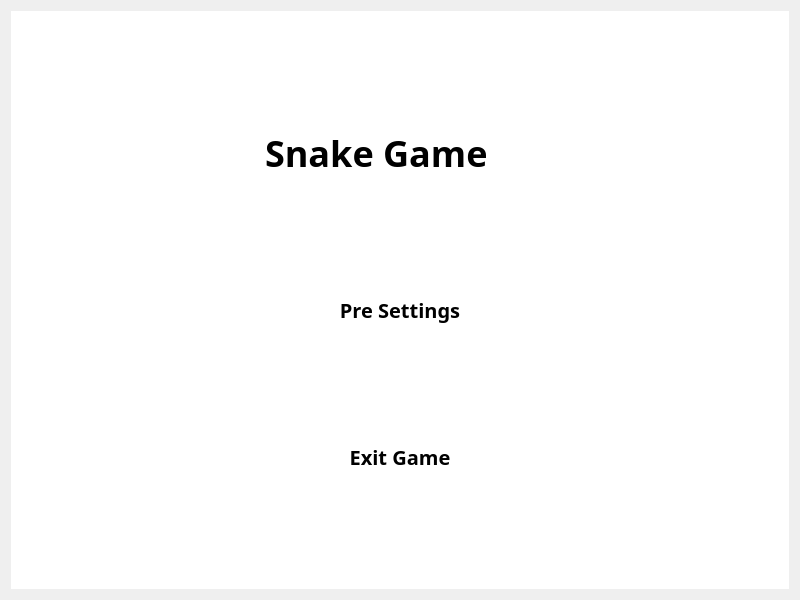
<?xml version="1.0" encoding="UTF-8"?>
<ui version="4.0">
 <class>MainMenu</class>
 <widget class="QWidget" name="MainMenu">
  <property name="geometry">
   <rect>
    <x>0</x>
    <y>0</y>
    <width>800</width>
    <height>600</height>
   </rect>
  </property>
  <property name="minimumSize">
   <size>
    <width>800</width>
    <height>600</height>
   </size>
  </property>
  <property name="maximumSize">
   <size>
    <width>1280</width>
    <height>800</height>
   </size>
  </property>
  <property name="font">
   <font>
    <weight>50</weight>
    <bold>false</bold>
   </font>
  </property>
  <property name="windowTitle">
   <string>MainMenu</string>
  </property>
  <property name="autoFillBackground">
   <bool>false</bool>
  </property>
  <property name="styleSheet">
   <string notr="true"/>
  </property>
  <layout class="QHBoxLayout" name="horizontalLayout">
   <item>
    <widget class="QWidget" name="shadowWidget" native="true">
     <property name="styleSheet">
      <string notr="true">background-color: rgb(255, 255, 255);</string>
     </property>
     <layout class="QGridLayout" name="gridLayout">
      <item row="0" column="0">
       <widget class="QLabel" name="label">
        <property name="minimumSize">
         <size>
          <width>270</width>
          <height>60</height>
         </size>
        </property>
        <property name="maximumSize">
         <size>
          <width>270</width>
          <height>60</height>
         </size>
        </property>
        <property name="font">
         <font>
          <family>Adobe 黑体 Std R</family>
          <pointsize>27</pointsize>
          <weight>75</weight>
          <bold>true</bold>
         </font>
        </property>
        <property name="focusPolicy">
         <enum>Qt::NoFocus</enum>
        </property>
        <property name="text">
         <string>Snake Game</string>
        </property>
       </widget>
      </item>
      <item row="1" column="0" alignment="Qt::AlignHCenter">
       <widget class="QPushButton" name="PreSettingsBtn">
        <property name="minimumSize">
         <size>
          <width>160</width>
          <height>40</height>
         </size>
        </property>
        <property name="maximumSize">
         <size>
          <width>160</width>
          <height>40</height>
         </size>
        </property>
        <property name="font">
         <font>
          <family>Adobe 黑体 Std R</family>
          <pointsize>15</pointsize>
          <weight>75</weight>
          <bold>true</bold>
         </font>
        </property>
        <property name="layoutDirection">
         <enum>Qt::LeftToRight</enum>
        </property>
        <property name="styleSheet">
         <string notr="true">QPushButton
{
	border:none;
	background-color: rgb(255, 255, 255);
}
QPushButton:hover
{
	border: 2px solid rgb(170, 255, 255);
}</string>
        </property>
        <property name="text">
         <string>Pre Settings</string>
        </property>
       </widget>
      </item>
      <item row="2" column="0" alignment="Qt::AlignHCenter">
       <widget class="QPushButton" name="ExitBtn">
        <property name="minimumSize">
         <size>
          <width>160</width>
          <height>40</height>
         </size>
        </property>
        <property name="maximumSize">
         <size>
          <width>160</width>
          <height>40</height>
         </size>
        </property>
        <property name="font">
         <font>
          <family>Adobe 黑体 Std R</family>
          <pointsize>15</pointsize>
          <weight>75</weight>
          <bold>true</bold>
          <kerning>true</kerning>
         </font>
        </property>
        <property name="styleSheet">
         <string notr="true">QPushButton
{
	border:none;
	background-color: rgb(255, 255, 255);
}
QPushButton:hover
{
	border: 2px solid rgb(255, 255, 0);
}
</string>
        </property>
        <property name="text">
         <string>Exit Game</string>
        </property>
       </widget>
      </item>
     </layout>
    </widget>
   </item>
  </layout>
 </widget>
 <layoutdefault spacing="6" margin="11"/>
 <resources/>
 <connections/>
</ui>
